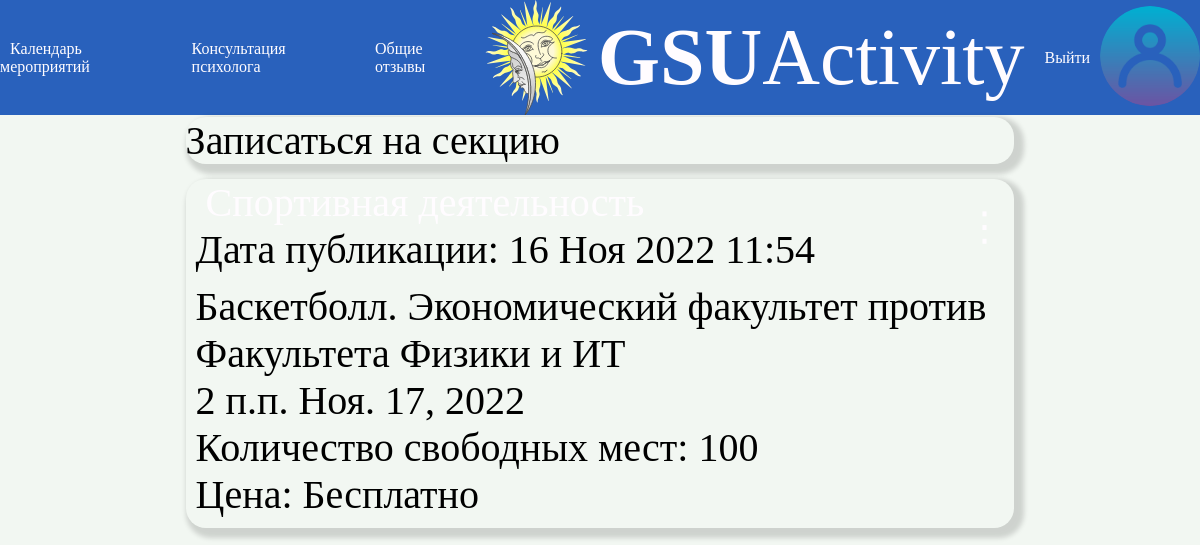
Screenshot of /sport/ (signed in) with the database file from the repository.
### news/models.py (models this page shows, shortened)
class Post(models.Model):
    tag = (
        ('cult','Культурно-досуговая деятельность'),
        ('sport','Спортивная деятельность'),
        ('mass','Массовые мероприятия и выставки'),
        ('trud','Трудовая и волонтерская деятельность'),
        )
    name = models.CharField(null=True, blank=False,max_length=100,verbose_name='Заголовок')
    content = models.TextField(null=True, blank=False,verbose_name='Контент')
    image = models.ImageField(upload_to='image/%Y/%m/%d/', blank=True, null=True,verbose_name='Изображение')
    file = models.FileField(upload_to='files/%Y/%m/%d/', blank=True, null=True,verbose_name='Приклепленные файлы')
    video = models.FileField(upload_to='video/%Y/%m/%d/', blank=True, null=True,verbose_name='Видео')
    audio = models.FileField(upload_to='audio/%Y/%m/%d/', blank=True, null=True,verbose_name='Аудио')
    author = models.ForeignKey(AdvUser, on_delete=models.CASCADE, null=True,verbose_name='Автор')
    pubdate = models.DateTimeField(auto_now_add=True, db_index=True, verbose_name='Дата публикации')
    eventtime = models.TimeField(db_index=True,null=True,blank=False,verbose_name='Время')
    eventdate = models.DateField(db_index=True,null=True,blank=False,verbose_name='Дата')
    stoim = models.CharField(null = True, blank = False, max_length=10,verbose_name='Стоимость')
    mesta = models.IntegerField(null = True, blank = False,default=2,validators=[MinValueValidator(0)],verbose_name='Количество мест всего')
    mesta_now = models.IntegerField(null = True, blank = False,default=2,validators=[MaxValueValidator(30)],verbose_name='Количество мест сейчас')
    tags = models.CharField( blank = False,choices=tag, max_length=50,verbose_name='Тэг',null=True)
    zapis = models.ManyToManyField(AdvUser, related_name='Записаные',blank=True, verbose_name='Записаные', through='PostType', through_fields=('post','user'))
    class Meta:
        verbose_name_plural = 'События'
        verbose_name = 'Событие'
        ordering = ['eventdate']

### news/views.py (the view)
# urls.py: path('sport/', sport, name='sport'),
def sport(request):
	sections = Section.objects.filter(otobr=True)
	posts = Post.objects.all()
	your_zapisi = Post.objects.filter(zapis=request.user.id)
	return render(request, 'news/sport.html', {'posts': posts,'your_zapisi':your_zapisi,'sections':sections})

### news/templates/news/sport.html (shortened to what this page needs)
{% extends "layout/basic.html" %}
{% block content %}
	<div class="post">
		Записаться на секцию<br>
	</div>
{% if posts %}
{% for post in posts %}
{% if post.tags == 'sport' %}
	<div class="post">
		<div class="post-author">
			<div class="post-author-a">
			    <div>
					{% if post.tags == 'sport' %}
					<a href="{% url 'news:sport' %}" class="link">{{ post.get_tags_display}}</a><br>
					{% endif %}
					Дата публикации: {{ post.pubdate|date:"d M Y H:i" }}
				</div>
			</div>
			<div class="post-author-b">
				<a href="{% url 'news:detail' pk=post.pk %}" class="link">⋮</a>
			</div>
		</div>
		<div class="post-content">
			{{ post.name}}<br>  {{ post.eventtime }} {{ post.eventdate }}<br>
			Количество свободных мест: {{ post.mesta }}<br>
			Цена: {{ post.stoim }}<br>
		</div>
	</div>
{% endif %}
{% endfor %}
{% endif %}
{% endblock %}

### news/static/news/style.css (style rules this page uses)
body { background: #F2F7F2; background-attachment: fixed; background-size: cover; }
.post { margin-top: 10px; font-size: 40px; margin-bottom: 5px; border-radius: 20px; width:70%; box-shadow: 5px 5px 5px 5px rgba(0,0,0,0.15); margin-bottom: 5px; }
.post-author { font-size: 40px; display: flex; align-items: center; justify-content: space-between; }
.post-author-a { display: flex; flex-direction: row; align-items: center; padding: 0 0 10px 10px; }
.post-author-b { padding: 0 0 10px 10px; }
.post-content { padding: 0 0 10px 10px; }
.link { margin: 10px; text-decoration: none; color: #fffcff; }

### rows the page displays
Post: pubdate "16 Ноя 2022 11:54", name "Баскетболл. Экономический факультет против Факультета Физики и ИТ", eventtime "2 п.п.", eventdate "Ноя. 17, 2022", mesta "100", stoim "Бесплатно"
